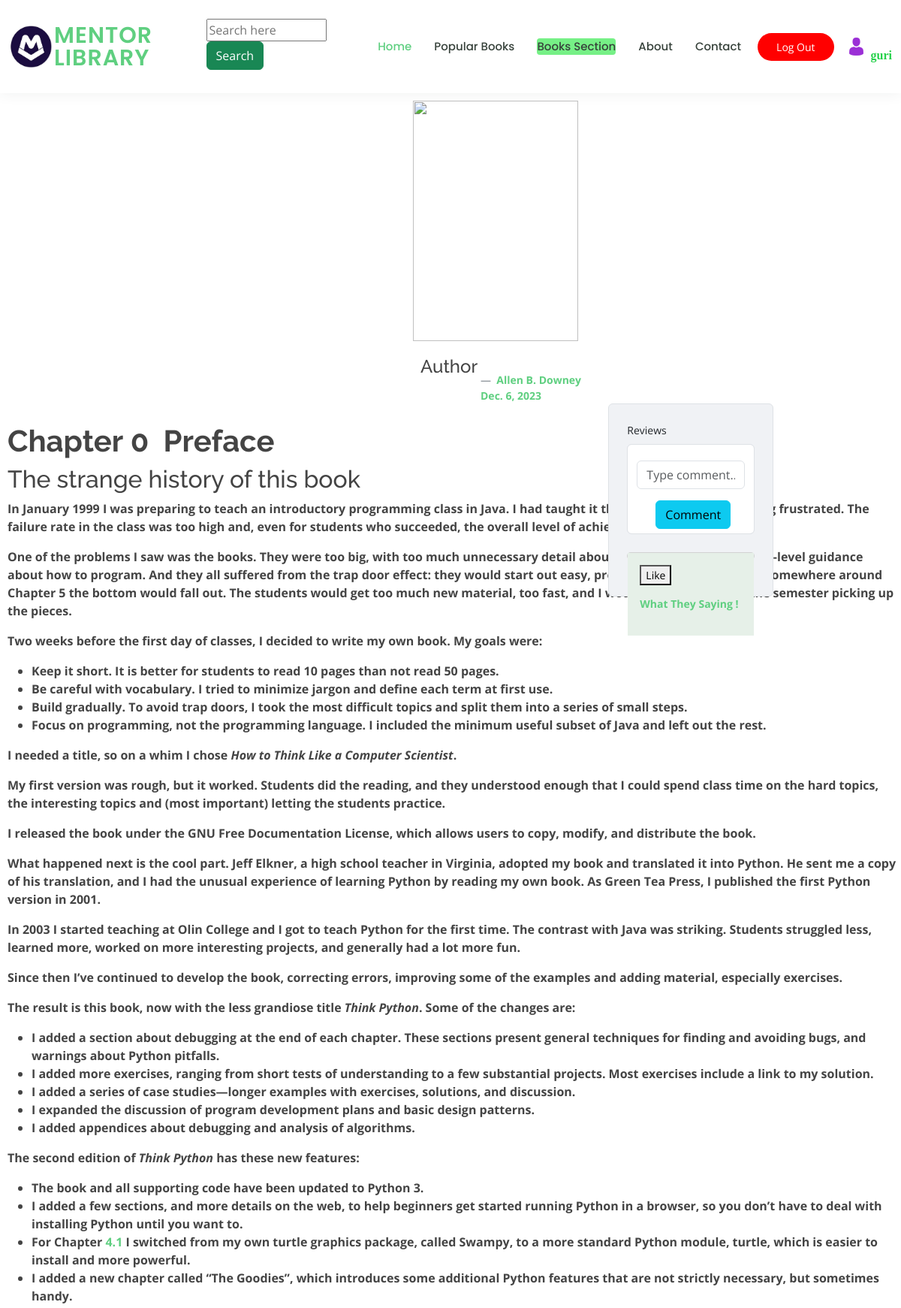
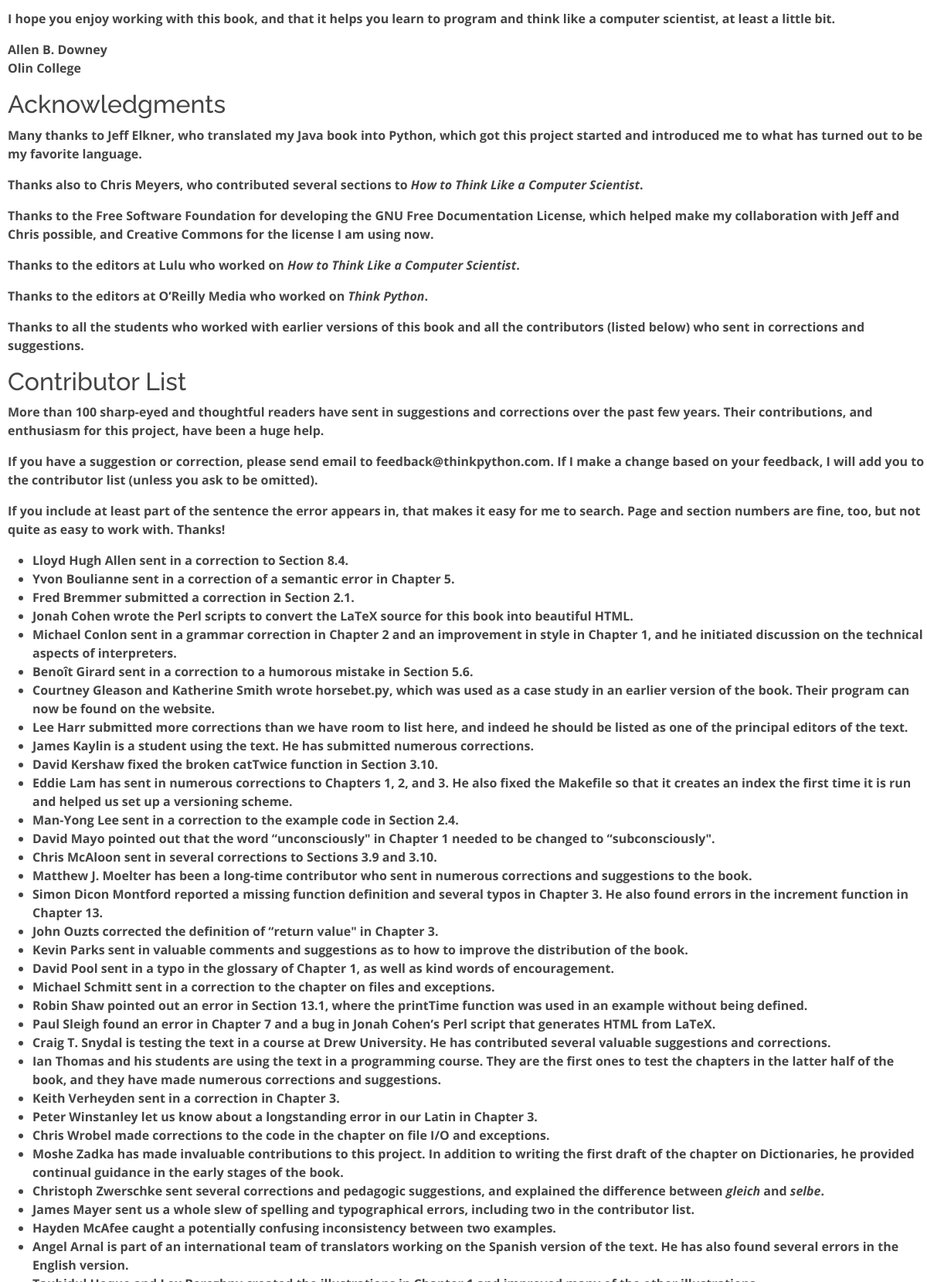
The page /book_read/5 (signed in, upper part) on the database its author committed (2 pictures, top to bottom).
### libapp/models.py (models this page shows, shortened)
class book_table(models.Model):
    book_type=models.ForeignKey(Category, on_delete=models.CASCADE)
    book_name=models.CharField( max_length=550)
    book_image=CloudinaryField('book_pic')
    Author=models.CharField( max_length=150)
    Publish_date=models.DateField()
    book_content=RichTextField()

### libapp/views.py (the view)
# urls.py: path('book_read/<int:id>', views.book_read , name='book_read'),
@login_required(login_url='login')
def book_read(request,id):
    books = book_table.objects.get(id=id)
    return render(request,"book_content.html",{'books_read':books,
                                               })

### libapp/templates/book_content.html (shortened to what this page needs)
{% extends 'base.html' %}
{% block content %}
<img src="{{books_read.book_image.url}}" alt="" class="col"
style="object-fit: cover;height:320px;width:220px;  margin-top:10px; margin-left:550px; margin-bottom:20px"
alt="...">
  <h4 style="margin-left: 560px;" >Author</h4>
  <figcaption style="margin-left: 640px;" class="blockquote-footer mb-0">
    <strong> <a href="https://en.wikipedia.org/wiki/{{books_read.Author}}">
        {{books_read.Author}} <br>
        {{books_read.Publish_date}}
      </a></strong>
      <div class="row d-flex justify-content-center" id="a1" style="height: 10px;">
        <div class="col-md-8 col-lg-5 mt-6">
          <div class="card shadow-0 border" style="background-color: #f0f2f5;">
            <div class="card-body p-4">
              <div class="form-outline mb-4">
                <label class="form-label" for="addANote">Reviews</label>
                <form action="/comnt" class="form-control" method="post">
                <input style="margin-top: 15px;" type="text" name="comment" class="form-control" placeholder="Type comment..." />
                 <button  class="btn btn-info" style="margin-top: 15px; margin-left: 25px;" type="submit">Comment</button>
              </div>
            <div class="card mb-4" style="height: 10px;">
              <div style="background-color: rgb(230, 240, 232);" class="card-body">
                <form action="/likepost" method="post">
                <button type="button" id="like" onclick="ok()" >Like</button>
                </form>
              <strong><a  href="{% url 'commenter' books_read.id %}"><p  >What They Saying !</p></a></strong>
  </figcaption>
  <div style=" margin-left:10px;">
<strong><p>
  {{books_read.book_content|safe}}
</p></strong>
</div>
{% endblock %}

### libapp/templates/base.html (shortened to what this page needs)
{% load static %}
<!DOCTYPE html>
<html lang="en">
<head>
  <link href="{% static '/assets/vendor/animate.css/animate.min.css' %}" rel="stylesheet">
  <link href="{% static '/assets/vendor/aos/aos.css' %}" rel="stylesheet">
  <link href="{% static '/assets/vendor/bootstrap/css/bootstrap.min.css' %}" rel="stylesheet">
  <link href="{% static '/assets/vendor/bootstrap-icons/bootstrap-icons.css' %}" rel="stylesheet">
  <link href="{% static '/assets/vendor/boxicons/css/boxicons.min.css' %}" rel="stylesheet">
  <link href="{% static 'assets/vendor/remixicon/remixicon.css' %}" rel="stylesheet">
  <link href="{% static '/assets/vendor/swiper/swiper-bundle.min.css' %}" rel="stylesheet">
  <link href="{% static '/assets/css/style.css' %}" rel="stylesheet">
</head>
<body>
  <header id="header" class="">
    <div class="container-fluid d-flex align-items-center">
      <a href=""><img width="60px" src="{% static '/assets/img/logo.png' %}" alt="net issue" srcset=""></a>
      <h1 class="logo me-auto"><a href="{% url 'home'%}">Mentor Library</a></h1>
      <div style="margin-top: 10px;" class="box">
        <form method="post" action="{% url 'search' %}"  >
        <input type="text"  style="width: 10pc;" placeholder="Search here"
          name="search" ><button class="btn btn-success" style="margin-right: 25px;" type="submit">Search</button>
        </form>
    </div>
      <nav id="navbar" class="navbar order-last order-lg-0">
        <ul>
          <li><a class="active" href="{% url 'home' %}">Home</a></li>
          <li><a href="{% url 'courses' %}">Popular Books</a></li>
          <li class="dropdown"><a href="#"><span style="background-color: rgb(118, 240, 134); border-radius:4px  "  >Books Section
          <li><a  href="{% url 'about'%}">About</a></li>
          <li><a href="{% url 'contact_user'%}">Contact</a></li>
        </ul>
      </nav>
      <a href="{% url 'logout' %}" style="background-color: Red;"  class="get-started-btn">Log Out</a  >
        <a  href="{% url 'profile_update' %}"> <img  style="margin-left: 20px;" src="{% static '/assets/img/user.png' %}"></a>  <br>
        <strong style="font-family: 'Times New Roman', Times, serif; color:rgb(37, 209, 74); margin-left: 10px ;
        " > <br>{{user}}</strong>
      </div>
    </header >
{% block content %}
{% endblock  %}
</body>
</html>

### libapp/templates/footer.html (shortened to what this page needs)
{% load static %}

### libapp/static/assets/css/style.css (style rules this page uses)
body { font-family: "Open Sans", sans-serif; color: #444444; }
a { color: #5fcf80; text-decoration: none; }
h1, h2, h3, h4, h5, h6 { font-family: "Raleway", sans-serif; }
#header { background: #fff; transition: all 0.5s; z-index: 997; padding: 15px 0; box-shadow: 0px 0 18px rgba(55, 66, 59, 0.08); }
#header .logo { font-size: 30px; margin: 0; padding: 0; line-height: 1; font-weight: 600; letter-spacing: 1px; text-transform: uppercase; font-family: "Poppins", sans-serif; }
#header .logo a { color: #5fcf80; }
.get-started-btn { margin-left: 22px; background: #5fcf80; color: #fff; border-radius: 50px; padding: 8px 25px; white-space: nowrap; transition: 0.3s; font-size: 14px; display: inline-block; }
.navbar { padding: 0; }
.navbar ul { margin: 0; padding: 0; display: flex; list-style: none; align-items: center; }
.navbar li { position: relative; }
.navbar a, .navbar a:focus { display: flex; align-items: center; justify-content: space-between; padding: 10px 0 10px 30px; font-family: "Poppins", sans-serif; font-size: 15px; font-weight: 500; color: #37423b; white-space: nowrap; transition: 0.3s; }
.navbar a:hover, .navbar .active, .navbar .active:focus, .navbar li:hover>a { color: #5fcf80; }
.navbar .dropdown ul a { padding: 10px 20px; font-size: 14px; text-transform: none; font-weight: 500; }

### rows shown on the page
book_table: Author "Allen B. Downey", Publish_date "Dec. 6, 2023", book_content "Chapter 0 Preface The strange history of this book In January 1999 I was preparing to teach an introductory programming class in Java. I had taught it three times and I was getting frustrated. The failure rate in the class was too high and, even for students who succeeded, the overall level of achievement was too low. One of the problems I saw was the books. They were too big, with too much unnecessary detail about Java, and not enough high-level guidance about how to program. And they all suffered from the trap door effect: they would start out easy, proceed gradually, and then somewhere around Chapter 5 the bottom would fall out. The students would get too much new material, too fast, and…"

### other values the page prints
{{ user }} "guri"
